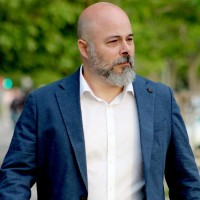
#> input picture 002-Desarrollo de interfaces/001-Generación de interfaces de usuario/003-Herramientas propietarias y libres de edición de interfaces/josevicente.jpg, 200 x 200 px, found by its file name
$ python 017-reescalar.py
#> lines starting #> are read from the running program, lines starting #| are printed output that depends on the picture
#pip install pillow
from PIL import Image

imagen = Image.open("josevicente.jpg")
#> imagen is the input picture: PIL image 200x200 RGB; mean R, G, B 96.1, 108.4, 91.3
imagen = imagen.resize((40,60))
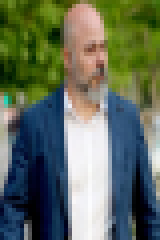
#> imagen: PIL image 40x60 RGB (shown 4 times larger); mean R, G, B 96.2, 108.4, 91.4
pixeles = imagen.load()
anchura,altura = imagen.size
#> anchura = 40; altura = 60
print(anchura,altura)
#| 40 60
pixeles[0,0] = (255,255,255)

for x in range(0,anchura-1):
    for y in range(0,altura-1):
        promedio = round((pixeles[x,y][0]+pixeles[x,y][1]+pixeles[x,y][2])/3)
        pixeles[x,y] = (promedio,promedio,promedio)

imagen.save("josevicente3.jpg")
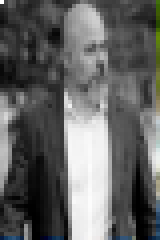
#> saved as josevicente3.jpg: PIL image 40x60 RGB (shown 4 times larger); mean R, G, B 98.5, 99.1, 98.5
